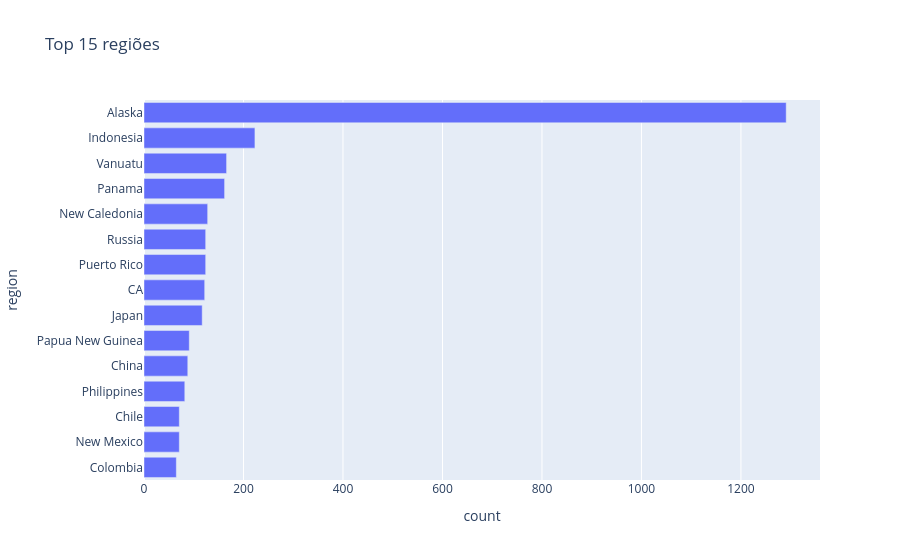

Write notebook code for a chart like this one.
### Markdown cell above
## 3. Regiões com mais eventos

### Code cell
top = df['region'].value_counts().head(15).reset_index()
px.bar(top, x='count', y='region', orientation='h', title='Top 15 regiões').update_yaxes(autorange='reversed')

### Figure 1 — Plotly figure (JSON) as saved in the notebook; plotly's stock layout.template omitted (floating-point values rounded to 4 significant figures)
{"data": [{"alignmentgroup": "True", "hovertemplate": "count=%{x}<br>region=%{y}<extra></extra>", "legendgroup": "", "marker": {"color": "#636efa", "pattern": {"shape": ""}}, "name": "", "offsetgroup": "", "orientation": "h", "showlegend": false, "textposition": "auto", "type": "bar", "x": [1291, 223, 166, 162, 128, 124, 124, 122, 117, 91, 88, 82, 71, 71, 65], "xaxis": "x", "y": ["Alaska", "Indonesia", "Vanuatu", "Panama", "New Caledonia", "Russia", "Puerto Rico", "CA", "Japan", "Papua New Guinea", "China", "Philippines", "Chile", "New Mexico", "Colombia"], "yaxis": "y"}], "layout": {"barmode": "relative", "legend": {"tracegroupgap": 0}, "title": {"text": "Top 15 regiões"}, "xaxis": {"anchor": "y", "domain": [0.0, 1.0], "title": {"text": "count"}}, "yaxis": {"anchor": "x", "autorange": "reversed", "domain": [0.0, 1.0], "title": {"text": "region"}}}}
